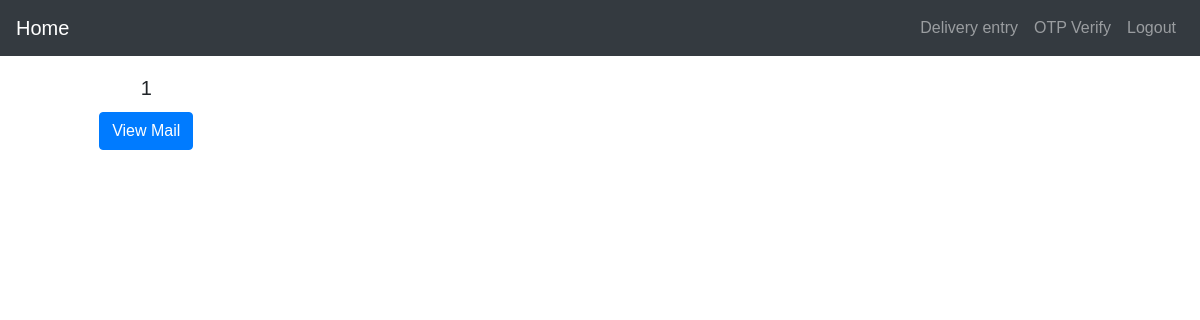
The page /Mailroom/Home/ (signed in) on the database as committed earlier.
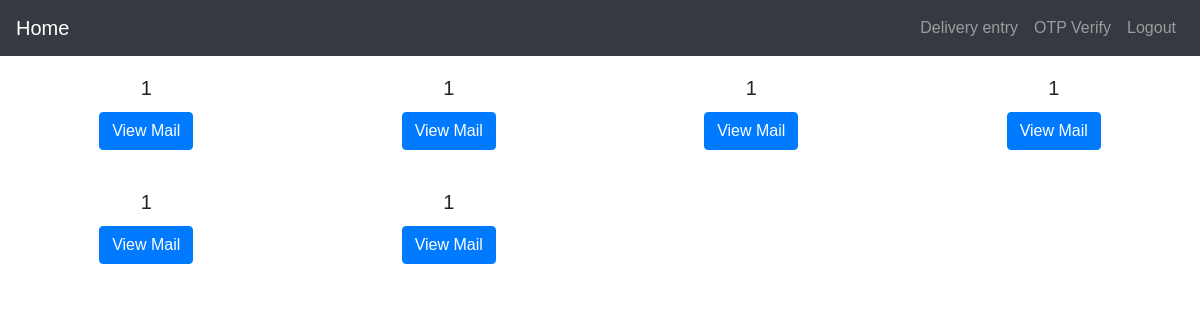
The same page on the database as committed later.
### Mailroom/models.py (models this page shows, shortened)
class Package(models.Model):
    Number=models.IntegerField(blank=False)
    Company=models.CharField(max_length=50,blank=False)
    RollNo=models.CharField(max_length=30,blank=False)
    Phone=models.IntegerField(max_length=12,blank=False)
    OTP=models.CharField(max_length=7,blank=True)
    Status=models.BooleanField(default=False)

### Mailroom/views.py (the view)
# urls.py: 2. Add a URL to urlpatterns:  path('', Home.as_view(), name='home')
def Home(request):
	if request.user.is_authenticated:
		Packages = models.Package.objects.all()
		return render(request, 'Mailroom/home.html',{'Packages':Packages})
	else:
		return HttpResponse("you need to login to access Packages")

### Mailroom/templates/Mailroom/home.html (shortened to what this page needs)
{% extends 'Mailroom/Nav.html' %}
{% block content %}
  <div class="row">
      {% for Package in Packages %}
    <div class="column">
    <div class="card-body">
        <center><h5 class="card-title">{{Package.RollNo}}</h5>
        <a href="/Mailroom/{{Package.id}}/" class="btn btn-primary">View Mail</a></center>
      </div>
      </div>
      {%endfor%}
      </div>
{% endblock %}

### Mailroom/templates/Mailroom/Nav.html (shortened to what this page needs)
<!DOCTYPE html>
<html>
<head>
<link rel="stylesheet" href="https://maxcdn.bootstrapcdn.com/bootstrap/4.0.0/css/bootstrap.min.css">
</head>
<body>
  <nav class="navbar navbar-expand-sm bg-dark navbar-dark">
    <a class="navbar-brand" href="/Mailroom/Home/">Home</a>
    <ul class="navbar-nav  ml-auto">
      <li class="nav-item">
        <a class="nav-link" href="/Mailroom/entry/">Delivery entry</a>
      </li>
      <li class="nav-item">
        <a class="nav-link" href="/Mailroom/delivery/">OTP Verify</a>
      </li>
      {%if user.is_authenticated%}
      <li class="nav-item">
        <a class="nav-link" href="/Mailroom/logout/">Logout</a>
      </li>
      {%endif%}
    </ul>
  </nav>
{% block content %}
{% endblock %}
</body>
</html>

### Mailroom/templates/Mailroom/home.html (style rules this page uses)
* { box-sizing: border-box; }
body { font-family: Arial, Helvetica, sans-serif; }
.column { float: left; width: 25%; padding: 0 10px; }
.row { margin: 0 -5px; }
.row:after { content: ""; display: table; clear: both; }

Rows that differ between the two databases and show on the page:
added Package: RollNo "1"
added Package: RollNo "1"
added Package: RollNo "1"
added Package: RollNo "1"
added Package: RollNo "1"
